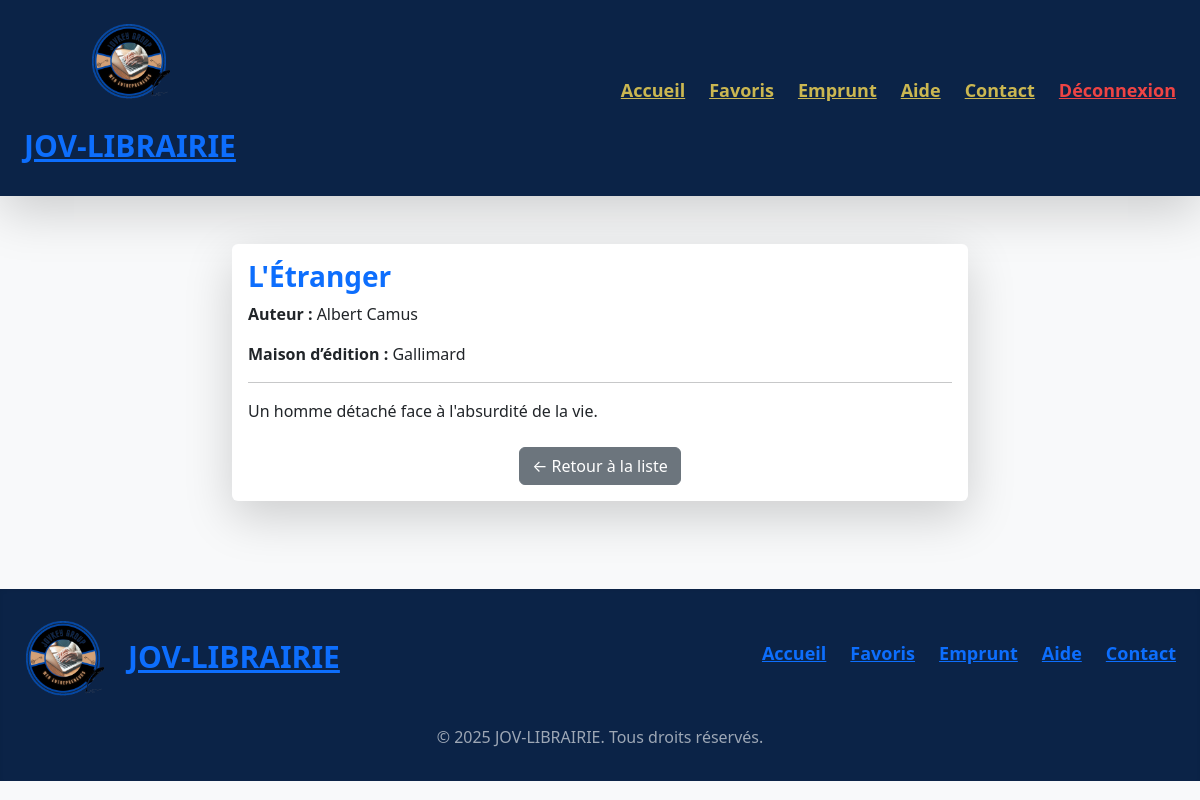
Screenshot of /livre.php?id=1 (signed in) with the database file from the repository.
### tables this page shows
CREATE TABLE `livres` (
  `Id` int(11) NOT NULL,
  `Titre` varchar(255) NOT NULL,
  `Auteur` varchar(255) NOT NULL,
  `image` varchar(255) DEFAULT NULL,
  `description` text DEFAULT NULL,
  `Maison_d_edition` varchar(255) DEFAULT NULL,
  `Nombre_exemplaires` int(11) DEFAULT 1
);

### livre.php (the view, shortened to what this page needs)
<?php
include "connexion.php";
include "header.php";
$id = intval($_GET['id']);
$result = mysqli_query($Login, "SELECT * FROM livres WHERE Id = $id");
$livre = mysqli_fetch_assoc($result);
?>
<!DOCTYPE html>
<html lang="fr">
<head>
    <link href="https://cdn.jsdelivr.net/npm/bootstrap@5.3.0/dist/css/bootstrap.min.css" rel="stylesheet">
</head>
<body style="background-color:#f8f9fa;">
<section class="container py-5">
    <div class="row justify-content-center">
        <div class="col-lg-8">
            <div class="card border-0 shadow-lg">
                <div class="card-body">
                    <h3 class="card-title fw-bold text-primary"><?= htmlspecialchars($livre['Titre']) ?></h3>
                    <p class="card-text"><strong>Auteur :</strong> <?= htmlspecialchars($livre['Auteur']) ?></p>
                    <p class="card-text"><strong>Maison d’édition :</strong> <?= htmlspecialchars($livre['Maison_d_edition']) ?></p>
                    <hr>
                    <p class="card-text"><?= nl2br(htmlspecialchars($livre['description'])) ?></p>
                    <div class="mt-4 text-center">
                        <a href="wishlist.php" class="btn btn-secondary">← Retour à la liste</a>
                    </div>
                </div>
            </div>
        </div>
    </div>
</section>
</body>
</html>
<?php include "footer.php"; ?>

### header.php (style rules this page uses)
:root { --pcolor: rgb(203,183,81); --scolor: #0b2347; }

### rows the page displays
livres: Titre "L'Étranger", Auteur "Albert Camus", Maison_d_edition "Gallimard", description "Un homme détaché face à l'absurdité de la vie."
